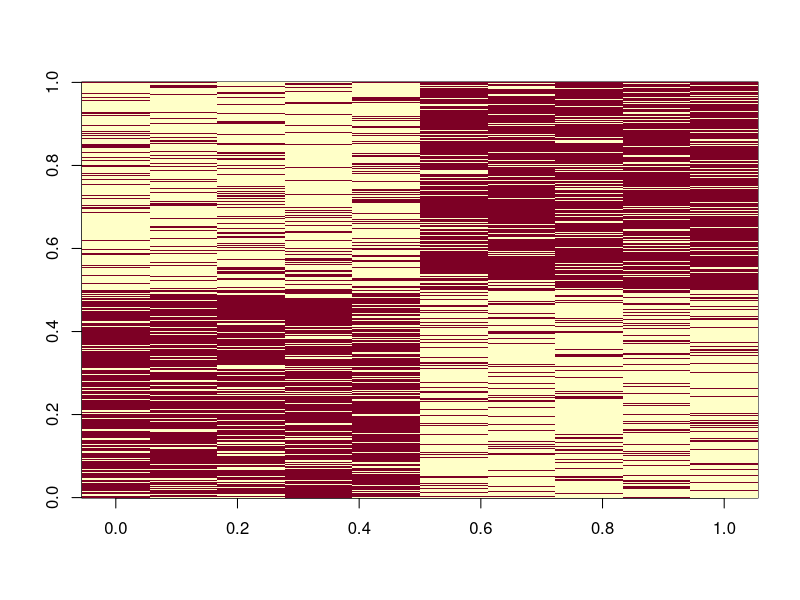

Generate this figure with R:
p1 <- c(rep(1,5), rep(0,5))
p2 <- c(rep(0,5), rep(1,5))

m <- matrix(NA, nrow=500, ncol=10)
for (i in 1:500) {
  if (i <= 250)
    p <- p1
  else
    p <- p2

  noisy_p <- ifelse(runif(10)<.20, 1-p, p)
  m[i,] <- noisy_p
}

write.csv(m, "noisy_bits.csv", row.names = F)
image(t(m))
